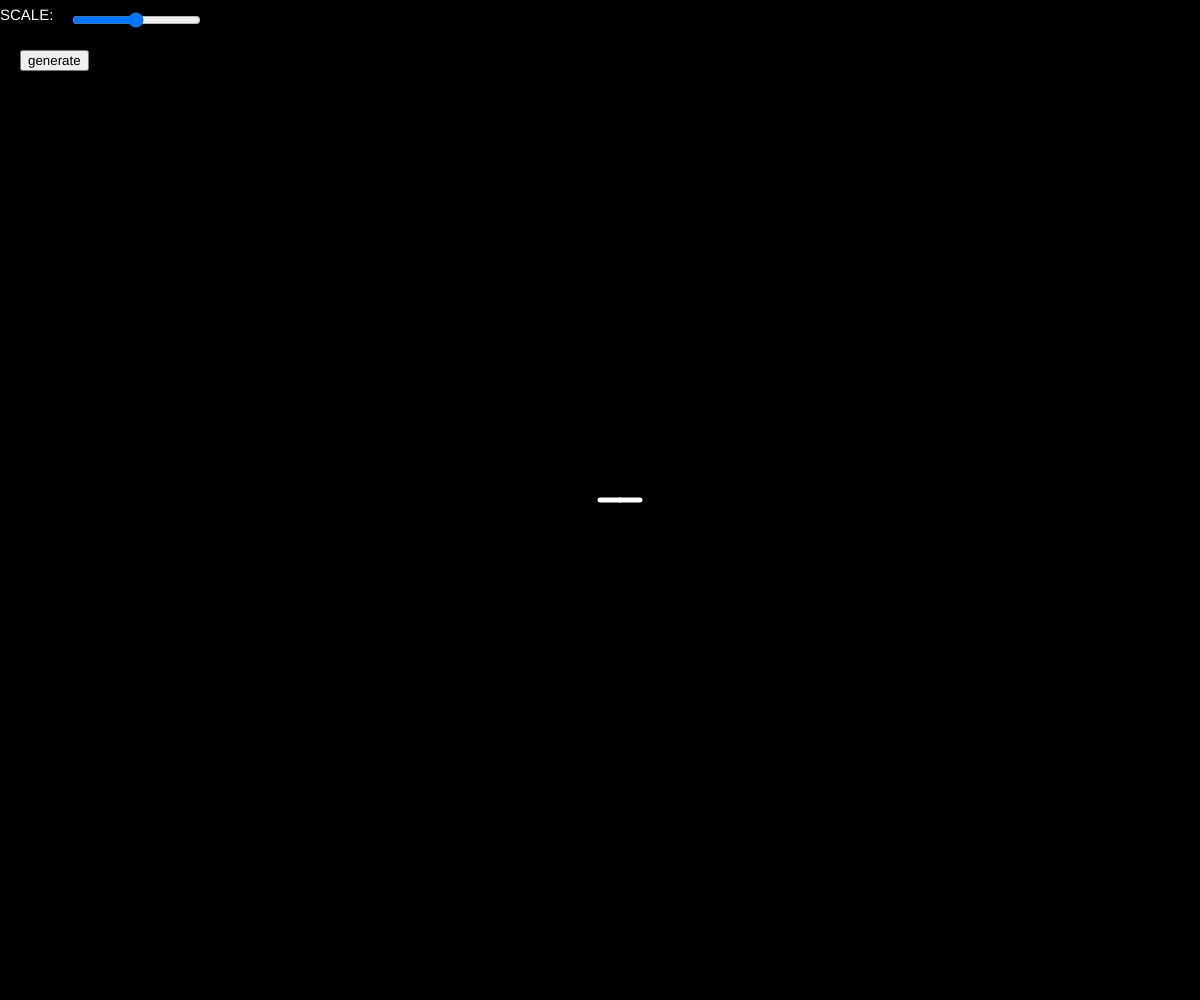
Frame 1 (no input)
Frame 60 (no input): identical to frame 1, image omitted
Frame 120 (the mouse pressed at the canvas centre since frame 60): identical to frame 1, image omitted

The p5.js sketch that drew this single still picture (run headless with seeded random() and noise() and a simulated clock; from frame 60 on, the mouse is pressed at the canvas centre):

// p5.js sketch
// ── sketch.js

var axiom="+FF-"
var sentence=axiom
var temp=""
var rules=[]
var len=20
var scaleSlider
// var angle=PI/2
function setup() {
createCanvas(windowWidth,windowHeight)
// frameRate(1)
  rules[0]={a:"F", b:"-F+F"}
    // rules[1]={a:"-", b:"F+F+F-"}

  scaleSlider=createSlider(0.0001,2,1,0.0001)
  scaleSlider.position(70,10)
  button=createButton("generate")
  button.mousePressed(sentencee)
  button.position(20,50)
}

function draw() {
    background(0)
    textSize(15)
    fill(255);
    noStroke()
    text("SCALE:",0,20);
    translate(width/2,height/2)
    scl=scaleSlider.value();
    scale(scl)

render(sentence)
}

function render(sent){

    stroke(255)
  for(i=0;i<sent.length;i++){
     if(sent.charAt(i)=="F"){
       strokeWeight(5)
       line(0,0,0,-len)
       translate(0,-len)
     }
      if(sent.charAt(i)=="+"){

        rotate(PI/2)
      }
       if(sent.charAt(i)=="-"){

         rotate(PI/2)
       }
       if(sent.charAt(i)=="["){

         push();
       }
       if(sent.charAt(i)=="]"){

         pop()
       }
  }
}

function sentencee(){
  temp=""
  for(i=0;i<sentence.length;i++){
    found=0
    for(j=0;j<rules.length;j++){
       if(sentence.charAt(i)==rules[j].a){
         temp+=rules[j].b
         found=1
       }
       if(!found){
          temp+=sentence.charAt(i)
       }
    }
  }
  sentence=temp;
  console.log(sentence);

}
